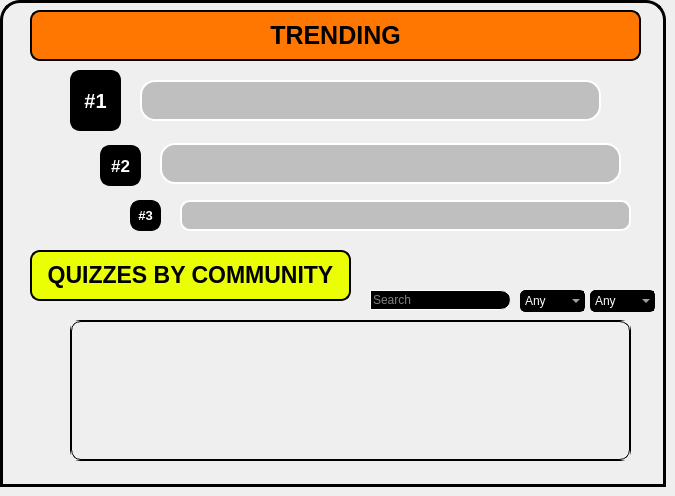
     <widget class="QWidget" name="homepage">
      <widget class="QFrame" name="home_frame">
       <property name="geometry">
        <rect>
         <x>0</x>
         <y>0</y>
         <width>666</width>
         <height>487</height>
        </rect>
       </property>
       <property name="font">
        <font>
         <pointsize>8</pointsize>
        </font>
       </property>
       <property name="styleSheet">
        <string notr="true">border :3px solid black;
border-top-left-radius : 20px;
border-top-right-radius : 20px; 
border-bottom-left-radius : 0px; 
border-bottom-right-radius : 0px;</string>
       </property>
       <property name="frameShape">
        <enum>QFrame::StyledPanel</enum>
       </property>
       <property name="frameShadow">
        <enum>QFrame::Raised</enum>
       </property>
       <widget class="QLabel" name="trendingLabel">
        <property name="geometry">
         <rect>
          <x>30</x>
          <y>10</y>
          <width>611</width>
          <height>51</height>
         </rect>
        </property>
        <property name="font">
         <font>
          <family>MS Shell Dlg 2</family>
          <pointsize>19</pointsize>
          <weight>9</weight>
          <italic>false</italic>
          <bold>false</bold>
         </font>
        </property>
        <property name="styleSheet">
         <string notr="true">border :2px solid black;
font: 75 19pt &quot;MS Shell Dlg 2&quot;;
background-color: rgb(255, 119, 0);
border-top-left-radius : 10px;
border-top-right-radius : 10px; 
border-bottom-left-radius : 10px; 
border-bottom-right-radius : 10px;</string>
        </property>
        <property name="text">
         <string>&lt;html&gt;&lt;head/&gt;&lt;body&gt;&lt;p&gt;&lt;span style=&quot; font-weight:600;&quot;&gt;TRENDING&lt;/span&gt;&lt;/p&gt;&lt;/body&gt;&lt;/html&gt;</string>
        </property>
        <property name="alignment">
         <set>Qt::AlignCenter</set>
        </property>
       </widget>
       <widget class="QLabel" name="trendingLabel_2">
        <property name="geometry">
         <rect>
          <x>70</x>
          <y>70</y>
          <width>51</width>
          <height>61</height>
         </rect>
        </property>
        <property name="font">
         <font>
          <pointsize>15</pointsize>
          <weight>75</weight>
          <bold>true</bold>
         </font>
        </property>
        <property name="styleSheet">
         <string notr="true">border :2px solid black;
color: rgb(255, 255, 255);
background-color: rgb(0, 0, 0);
border-top-left-radius : 10px;
border-top-right-radius : 10px; 
border-bottom-left-radius : 10px; 
border-bottom-right-radius : 10px;</string>
        </property>
        <property name="text">
         <string>#1</string>
        </property>
        <property name="alignment">
         <set>Qt::AlignCenter</set>
        </property>
       </widget>
       <widget class="QLabel" name="trendingLabel_3">
        <property name="geometry">
         <rect>
          <x>100</x>
          <y>145</y>
          <width>41</width>
          <height>41</height>
         </rect>
        </property>
        <property name="font">
         <font>
          <pointsize>13</pointsize>
          <weight>75</weight>
          <bold>true</bold>
         </font>
        </property>
        <property name="styleSheet">
         <string notr="true">border :2px solid black;
background-color: rgb(0, 0, 0);
color: rgb(255, 255, 255);
border-top-left-radius : 10px;
border-top-right-radius : 10px; 
border-bottom-left-radius : 10px; 
border-bottom-right-radius : 10px;</string>
        </property>
        <property name="text">
         <string>#2</string>
        </property>
        <property name="alignment">
         <set>Qt::AlignCenter</set>
        </property>
       </widget>
       <widget class="QLabel" name="trendingLabel_4">
        <property name="geometry">
         <rect>
          <x>130</x>
          <y>200</y>
          <width>31</width>
          <height>31</height>
         </rect>
        </property>
        <property name="font">
         <font>
          <pointsize>10</pointsize>
          <weight>75</weight>
          <bold>true</bold>
         </font>
        </property>
        <property name="styleSheet">
         <string notr="true">border :2px solid black;
background-color: rgb(0, 0, 0);
color: rgb(255, 255, 255);
border-top-left-radius : 10px;
border-top-right-radius : 10px; 
border-bottom-left-radius : 10px; 
border-bottom-right-radius : 10px;</string>
        </property>
        <property name="text">
         <string>#3</string>
        </property>
        <property name="alignment">
         <set>Qt::AlignCenter</set>
        </property>
       </widget>
       <widget class="QPushButton" name="one_quiz">
        <property name="geometry">
         <rect>
          <x>140</x>
          <y>80</y>
          <width>461</width>
          <height>41</height>
         </rect>
        </property>
        <property name="font">
         <font>
          <pointsize>10</pointsize>
          <weight>75</weight>
          <bold>true</bold>
         </font>
        </property>
        <property name="cursor">
         <cursorShape>PointingHandCursor</cursorShape>
        </property>
        <property name="toolTip">
         <string>Trending #1</string>
        </property>
        <property name="styleSheet">
         <string notr="true">background-color: rgba(64, 64, 64, 70);
color: rgb(221, 221, 221);
border: 2px solid white;
border-style: outset;
border-radius: 15px;
padding: 4px;
</string>
        </property>
        <property name="text">
         <string/>
        </property>
       </widget>
       <widget class="QPushButton" name="two_quiz">
        <property name="geometry">
         <rect>
          <x>160</x>
          <y>143</y>
          <width>461</width>
          <height>41</height>
         </rect>
        </property>
        <property name="font">
         <font>
          <pointsize>9</pointsize>
          <weight>75</weight>
          <bold>true</bold>
         </font>
        </property>
        <property name="cursor">
         <cursorShape>PointingHandCursor</cursorShape>
        </property>
        <property name="toolTip">
         <string>Trending #2</string>
        </property>
        <property name="styleSheet">
         <string notr="true">background-color: rgba(64, 64, 64, 70);
color: rgb(221, 221, 221);
border: 2px solid white;
border-style: outset;
border-radius: 15px;
padding: 4px;
</string>
        </property>
        <property name="text">
         <string/>
        </property>
       </widget>
       <widget class="QPushButton" name="three_quiz">
        <property name="geometry">
         <rect>
          <x>180</x>
          <y>200</y>
          <width>451</width>
          <height>31</height>
         </rect>
        </property>
        <property name="font">
         <font>
          <pointsize>8</pointsize>
          <weight>75</weight>
          <bold>true</bold>
         </font>
        </property>
        <property name="cursor">
         <cursorShape>PointingHandCursor</cursorShape>
        </property>
        <property name="toolTip">
         <string>Trending #3</string>
        </property>
        <property name="styleSheet">
         <string notr="true">background-color: rgba(64, 64, 64, 70);
color: rgb(221, 221, 221);
border: 2px solid white;
border-style: outset;
border-radius: 10px;
padding: 4px;
</string>
        </property>
        <property name="text">
         <string/>
        </property>
       </widget>
       <widget class="QLabel" name="communityLabel">
        <property name="geometry">
         <rect>
          <x>30</x>
          <y>250</y>
          <width>321</width>
          <height>51</height>
         </rect>
        </property>
        <property name="font">
         <font>
          <pointsize>17</pointsize>
          <weight>75</weight>
          <bold>true</bold>
         </font>
        </property>
        <property name="styleSheet">
         <string notr="true">border :2px solid black;
background-color: rgb(234, 255, 3);
border-top-left-radius : 10px;
border-top-right-radius : 10px; 
border-bottom-left-radius : 10px; 
border-bottom-right-radius : 10px;</string>
        </property>
        <property name="text">
         <string>&lt;html&gt;&lt;head/&gt;&lt;body&gt;&lt;p&gt;&lt;span style=&quot; font-weight:600;&quot;&gt;QUIZZES BY COMMUNITY&lt;/span&gt;&lt;/p&gt;&lt;/body&gt;&lt;/html&gt;</string>
        </property>
        <property name="alignment">
         <set>Qt::AlignCenter</set>
        </property>
       </widget>
       <widget class="QScrollArea" name="community">
        <property name="geometry">
         <rect>
          <x>70</x>
          <y>320</y>
          <width>561</width>
          <height>141</height>
         </rect>
        </property>
        <property name="minimumSize">
         <size>
          <width>0</width>
          <height>0</height>
         </size>
        </property>
        <property name="styleSheet">
         <string notr="true">border: 1px solid black;
border-top-left-radius : 10px;
border-top-right-radius : 10px; 
border-bottom-left-radius : 10px; 
border-bottom-right-radius : 10px;
</string>
        </property>
        <property name="widgetResizable">
         <bool>true</bool>
        </property>
        <widget class="QWidget" name="community_scrollarea">
         <property name="geometry">
          <rect>
           <x>0</x>
           <y>0</y>
           <width>559</width>
           <height>139</height>
          </rect>
         </property>
         <property name="minimumSize">
          <size>
           <width>0</width>
           <height>0</height>
          </size>
         </property>
         <layout class="QVBoxLayout" name="verticalLayout">
          <property name="spacing">
           <number>10</number>
          </property>
          <property name="leftMargin">
           <number>10</number>
          </property>
          <property name="topMargin">
           <number>10</number>
          </property>
          <property name="rightMargin">
           <number>10</number>
          </property>
          <property name="bottomMargin">
           <number>10</number>
          </property>
         </layout>
        </widget>
       </widget>
       <widget class="QLineEdit" name="searchBox">
        <property name="geometry">
         <rect>
          <x>370</x>
          <y>290</y>
          <width>141</width>
          <height>20</height>
         </rect>
        </property>
        <property name="toolTip">
         <string>Search</string>
        </property>
        <property name="styleSheet">
         <string notr="true">border :1px solid white;
color: rgb(255, 255, 255);
background-color: rgb(0, 0, 0);
border-top-left-radius : 0px;
border-top-right-radius : 10px; 
border-bottom-left-radius : 0px; 
border-bottom-right-radius : 10px;</string>
        </property>
        <property name="maxLength">
         <number>100</number>
        </property>
        <property name="placeholderText">
         <string>Search</string>
        </property>
        <property name="clearButtonEnabled">
         <bool>true</bool>
        </property>
       </widget>
       <widget class="QComboBox" name="DifficultyHome">
        <property name="geometry">
         <rect>
          <x>520</x>
          <y>290</y>
          <width>65</width>
          <height>22</height>
         </rect>
        </property>
        <property name="toolTip">
         <string>Difficulty</string>
        </property>
        <property name="styleSheet">
         <string notr="true">border: 1px solid black;
color: rgb(255, 255, 255);
background-color: rgb(0, 0, 0);
border-top-left-radius : 5px;
border-top-right-radius : 5px; 
border-bottom-left-radius : 5px; 
border-bottom-right-radius : 5px;</string>
        </property>
        <property name="currentText">
         <string>Any</string>
        </property>
        <item>
         <property name="text">
          <string>Any</string>
         </property>
        </item>
        <item>
         <property name="text">
          <string>Easy</string>
         </property>
        </item>
        <item>
         <property name="text">
          <string>Medium</string>
         </property>
        </item>
        <item>
         <property name="text">
          <string>Hard</string>
         </property>
        </item>
       </widget>
       <widget class="QComboBox" name="NumberHome">
        <property name="geometry">
         <rect>
          <x>590</x>
          <y>290</y>
          <width>65</width>
          <height>22</height>
         </rect>
        </property>
        <property name="toolTip">
         <string>Questions</string>
        </property>
        <property name="styleSheet">
         <string notr="true">border: 1px solid black;
color: rgb(255, 255, 255);
background-color: rgb(0, 0, 0);
border-top-left-radius : 5px;
border-top-right-radius : 5px; 
border-bottom-left-radius : 5px; 
border-bottom-right-radius : 5px;</string>
        </property>
        <property name="currentText">
         <string>Any</string>
        </property>
        <item>
         <property name="text">
          <string>Any</string>
         </property>
        </item>
        <item>
         <property name="text">
          <string>5</string>
         </property>
        </item>
        <item>
         <property name="text">
          <string>6</string>
         </property>
        </item>
        <item>
         <property name="text">
          <string>7</string>
         </property>
        </item>
        <item>
         <property name="text">
          <string>8</string>
         </property>
        </item>
        <item>
         <property name="text">
          <string>9</string>
         </property>
        </item>
        <item>
         <property name="text">
          <string>10</string>
         </property>
        </item>
       </widget>
      </widget>
     </widget>
